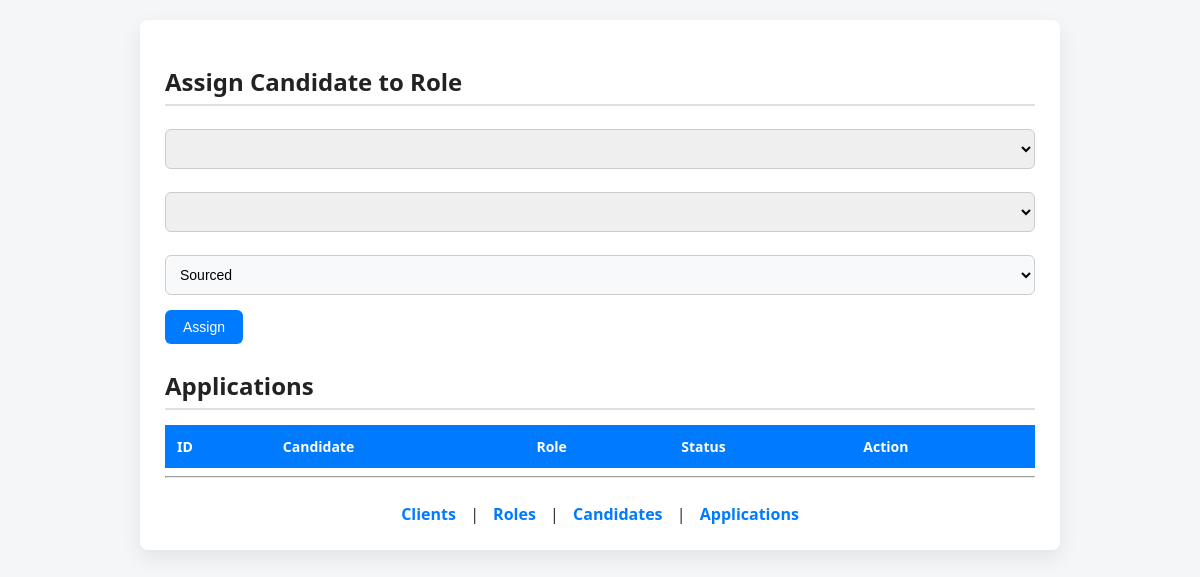
Before: /applications with the older database file.
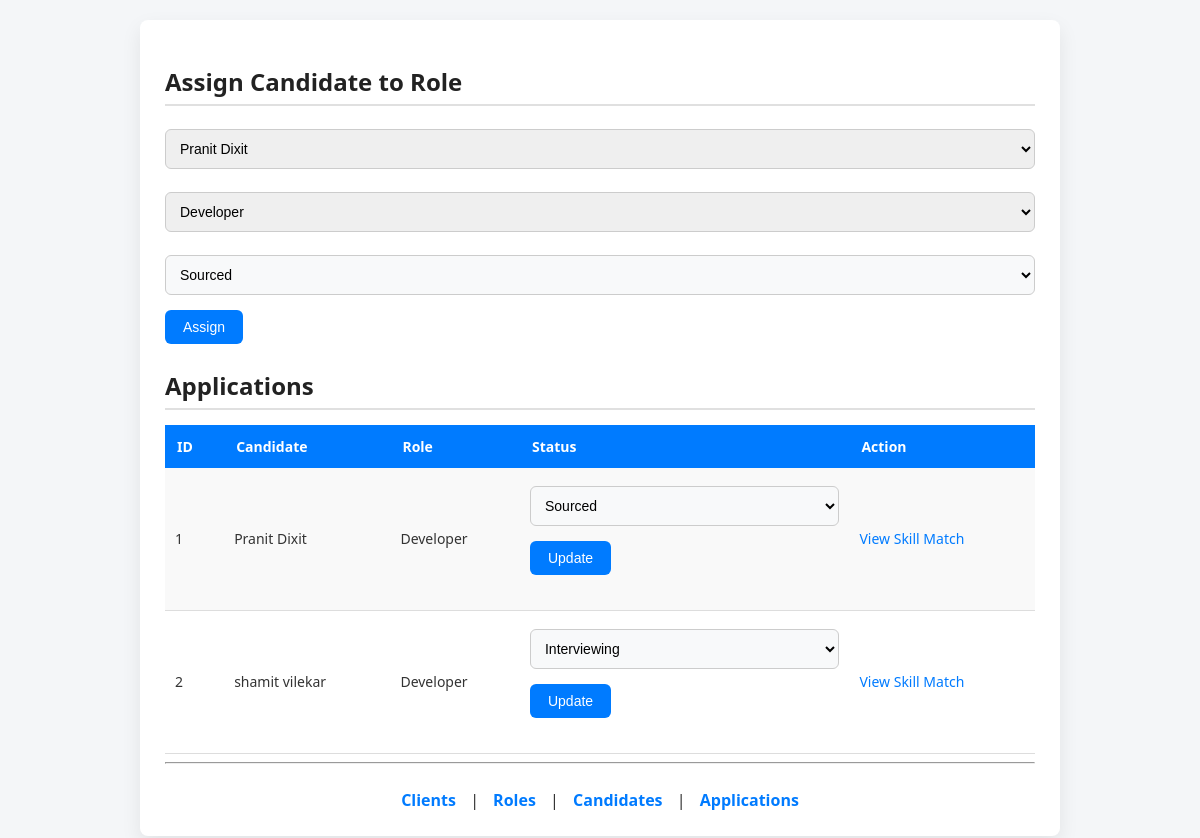
After: the same page with the newer database file.
### tables this page shows
CREATE TABLE Application (
    application_id INTEGER PRIMARY KEY AUTOINCREMENT,
    candidate_id INTEGER,
    role_id INTEGER,
    status TEXT, skill_match_percentage REAL,
    UNIQUE(candidate_id, role_id)
);

CREATE TABLE Candidate (
    candidate_id INTEGER PRIMARY KEY AUTOINCREMENT,
    name TEXT COLLATE NOCASE,
    linkedin_url TEXT COLLATE NOCASE,
    skills TEXT,
    experience_years INTEGER,
    resume_file_path TEXT,
    UNIQUE(name, linkedin_url)
);

CREATE TABLE Role (
    role_id INTEGER PRIMARY KEY AUTOINCREMENT,
    client_id INTEGER,
    title TEXT COLLATE NOCASE,
    jd_text TEXT,
    jd_file_path TEXT,
    status TEXT,
    FOREIGN KEY (client_id) REFERENCES Client(client_id),
    UNIQUE(client_id, title)
);

### app.py (the view, shortened to what this page needs)
@app.route("/applications", methods=["GET", "POST"])
def applications():
    db = get_db()
    cur = db.cursor()
    applications = cur.execute("""
        SELECT Application.application_id,
               Candidate.name,
               Role.title,
               Application.status
        FROM Application
        JOIN Candidate ON Application.candidate_id = Candidate.candidate_id
        JOIN Role ON Application.role_id = Role.role_id
    """).fetchall()
    candidates = cur.execute("SELECT * FROM Candidate").fetchall()
    roles = cur.execute("SELECT * FROM Role").fetchall()
    db.close()
    return render_template(
        "applications.html",
        applications=applications,
        candidates=candidates,
        roles=roles
    )

### app.py (called while the page is built)
def get_db():
    return sqlite3.connect("database.db")

### templates/applications.html (shortened to what this page needs)
<!DOCTYPE html>
<html>
  <head>
    <link rel="stylesheet" href="{{ url_for('static', filename='style.css') }}">
  </head>
  <body>
    <div class="container">
      <h2>Assign Candidate to Role</h2>
      <form method="post">
        <select name="candidate_id" required>
          {% for c in candidates %}
          <option value="{{ c[0] }}">{{ c[1] }}</option>
          {% endfor %}
        </select>
        <select name="role_id" required>
          {% for r in roles %}
          <option value="{{ r[0] }}">{{ r[2] }}</option>
          {% endfor %}
        </select>
        <select name="status" required>
          <option selected>Sourced</option>
        </select>
        <button type="submit">Assign</button>
      </form>
      <h2>Applications</h2>
      <table>
        <tr>
          <th>ID</th>
          <th>Candidate</th>
          <th>Role</th>
          <th>Status</th>
          <th>Action</th>
        </tr>
        {% for a in applications %}
        <tr>
          <td>{{ a[0] }}</td>
          <td>{{ a[1] }}</td>
          <td>{{ a[2] }}</td>
          <td>
            <form method="post" action="/update_status/{{ a[0] }}">
              <select name="status">
                <option {{ 'selected' if a[3]=='Sourced' else '' }}>Sourced</option>
                <option {{ 'selected' if a[3]=='Interviewing' else '' }}>Interviewing</option>
              </select>
              <button type="submit">Update</button>
            </form>
          </td>
          <td>
            <a href="/skill_match/{{ a[0] }}">View Skill Match</a>
          </td>
        </tr>
        {% endfor %}
      </table>
      <hr>
      <div class="nav">
        <a href="/clients">Clients</a> |
        <a href="/roles">Roles</a> |
        <a href="/candidates">Candidates</a> |
        <a href="/applications">Applications</a>
      </div>
    </div>
  </body>
</html>

Changed rows visible on the page:
added Application: application_id "1", name "Pranit Dixit", title "Developer"
added Application: application_id "2", name "shamit vilekar", title "Developer"
Other visible differences:
form field candidate_id: (not shown) → "Pranit Dixit"
form field role_id: (not shown) → "Developer"
